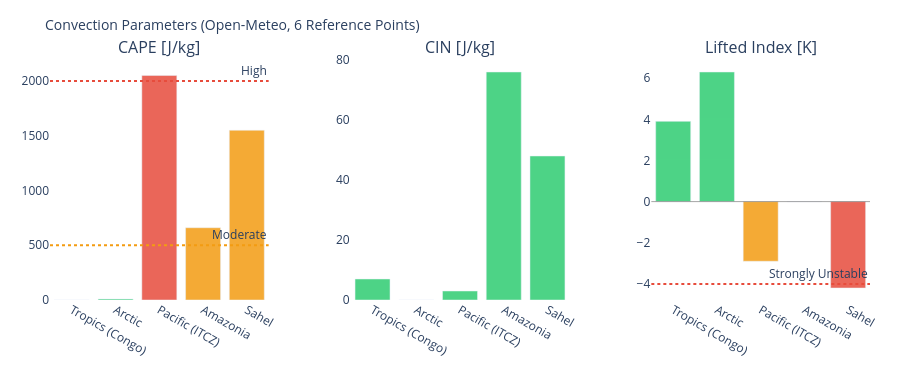

Notebook code cell kept with this figure:
### Markdown cell above
---
## 3. Visualizations

### Code cell
# ============================================================
# CAPE / CIN / LIFTED INDEX – Convection potential
# ============================================================

if not df_atm.empty:
    fig = make_subplots(
        rows=1, cols=3,
        subplot_titles=['CAPE [J/kg]', 'CIN [J/kg]', 'Lifted Index [K]'],
        horizontal_spacing=0.1
    )
    pts = df_atm['point'].tolist()
    pt_colors = ['#E85D24','#185FA5','#888780','#378ADD','#639922','#F2A623']

    # CAPE – höher = mehr Gewitterpotential
    cape_vals = df_atm['cape'].fillna(0).tolist()
    cape_colors = ['#e74c3c' if v > 2000 else '#f39c12' if v > 500 else '#2ecc71'
                   for v in cape_vals]
    fig.add_trace(go.Bar(x=pts, y=cape_vals, marker_color=cape_colors,
                         opacity=0.85, showlegend=False), row=1, col=1)
    fig.add_hline(y=2000, line_dash='dot', line_color='#e74c3c',
                  annotation_text='High', row=1, col=1)
    fig.add_hline(y=500,  line_dash='dot', line_color='#f39c12',
                  annotation_text='Moderate', row=1, col=1)

    # CIN – negativer = stärker gedeckelt (weniger Auslöse)
    cin_vals = df_atm['cin'].fillna(0).tolist()
    cin_colors = ['#e74c3c' if v < -200 else '#f39c12' if v < -50 else '#2ecc71'
                  for v in cin_vals]
    fig.add_trace(go.Bar(x=pts, y=cin_vals, marker_color=cin_colors,
                         opacity=0.85, showlegend=False), row=1, col=2)

    # Lifted Index – negativ = instabil
    li_vals = df_atm['li'].fillna(0).tolist()
    li_colors = ['#e74c3c' if v < -4 else '#f39c12' if v < 0 else '#2ecc71'
                 for v in li_vals]
    fig.add_trace(go.Bar(x=pts, y=li_vals, marker_color=li_colors,
                         opacity=0.85, showlegend=False), row=1, col=3)
    fig.add_hline(y=0, line_color='gray', line_width=0.7, row=1, col=3)
    fig.add_hline(y=-4, line_dash='dot', line_color='#e74c3c',
                  annotation_text='Strongly Unstable', row=1, col=3)

    fig.update_layout(
        title=dict(text='Convection Parameters (Open-Meteo, 6 Reference Points)', font=dict(size=14)),
        height=380, plot_bgcolor='rgba(0,0,0,0)', paper_bgcolor='rgba(0,0,0,0)',
        margin=dict(l=50, r=30, t=60, b=80)
    )
    fig.update_xaxes(tickangle=30)
    fig.show()

### Figure 1 — Plotly figure (JSON) as saved in the notebook; plotly's stock layout.template omitted (floating-point values rounded to 4 significant figures)
{"data": [{"marker": {"color": ["#2ecc71", "#2ecc71", "#e74c3c", "#f39c12", "#f39c12"]}, "opacity": 0.85, "showlegend": false, "type": "bar", "x": ["Tropics (Congo)", "Arctic", "Pacific (ITCZ)", "Amazonia", "Sahel"], "xaxis": "x", "y": [0.0, 10.0, 2050.0, 660.0, 1550.0], "yaxis": "y"}, {"marker": {"color": ["#2ecc71", "#2ecc71", "#2ecc71", "#2ecc71", "#2ecc71"]}, "opacity": 0.85, "showlegend": false, "type": "bar", "x": ["Tropics (Congo)", "Arctic", "Pacific (ITCZ)", "Amazonia", "Sahel"], "xaxis": "x2", "y": [7.0, 0.0, 3.0, 76.0, 48.0], "yaxis": "y2"}, {"marker": {"color": ["#2ecc71", "#2ecc71", "#f39c12", "#2ecc71", "#e74c3c"]}, "opacity": 0.85, "showlegend": false, "type": "bar", "x": ["Tropics (Congo)", "Arctic", "Pacific (ITCZ)", "Amazonia", "Sahel"], "xaxis": "x3", "y": [3.9, 6.3, -2.9, 0.0, -4.2], "yaxis": "y3"}], "layout": {"annotations": [{"font": {"size": 16}, "showarrow": false, "text": "CAPE [J/kg]", "x": 0.1333, "xanchor": "center", "xref": "paper", "y": 1.0, "yanchor": "bottom", "yref": "paper"}, {"font": {"size": 16}, "showarrow": false, "text": "CIN [J/kg]", "x": 0.5, "xanchor": "center", "xref": "paper", "y": 1.0, "yanchor": "bottom", "yref": "paper"}, {"font": {"size": 16}, "showarrow": false, "text": "Lifted Index [K]", "x": 0.8667, "xanchor": "center", "xref": "paper", "y": 1.0, "yanchor": "bottom", "yref": "paper"}, {"showarrow": false, "text": "High", "x": 1, "xanchor": "right", "xref": "x domain", "y": 2000, "yanchor": "bottom", "yref": "y"}, {"showarrow": false, "text": "Moderate", "x": 1, "xanchor": "right", "xref": "x domain", "y": 500, "yanchor": "bottom", "yref": "y"}, {"showarrow": false, "text": "Strongly Unstable", "x": 1, "xanchor": "right", "xref": "x3 domain", "y": -4, "yanchor": "bottom", "yref": "y3"}], "height": 380, "margin": {"b": 80, "l": 50, "r": 30, "t": 60}, "paper_bgcolor": "rgba(0,0,0,0)", "plot_bgcolor": "rgba(0,0,0,0)", "shapes": [{"line": {"color": "#e74c3c", "dash": "dot"}, "type": "line", "x0": 0, "x1": 1, "xref": "x domain", "y0": 2000, "y1": 2000, "yref": "y"}, {"line": {"color": "#f39c12", "dash": "dot"}, "type": "line", "x0": 0, "x1": 1, "xref": "x domain", "y0": 500, "y1": 500, "yref": "y"}, {"line": {"color": "gray", "width": 0.7}, "type": "line", "x0": 0, "x1": 1, "xref": "x3 domain", "y0": 0, "y1": 0, "yref": "y3"}, {"line": {"color": "#e74c3c", "dash": "dot"}, "type": "line", "x0": 0, "x1": 1, "xref": "x3 domain", "y0": -4, "y1": -4, "yref": "y3"}], "title": {"font": {"size": 14}, "text": "Convection Parameters (Open-Meteo, 6 Reference Points)"}, "xaxis": {"anchor": "y", "domain": [0.0, 0.2667], "tickangle": 30}, "xaxis2": {"anchor": "y2", "domain": [0.3667, 0.6333], "tickangle": 30}, "xaxis3": {"anchor": "y3", "domain": [0.7333, 1.0], "tickangle": 30}, "yaxis": {"anchor": "x", "domain": [0.0, 1.0]}, "yaxis2": {"anchor": "x2", "domain": [0.0, 1.0]}, "yaxis3": {"anchor": "x3", "domain": [0.0, 1.0]}}}
